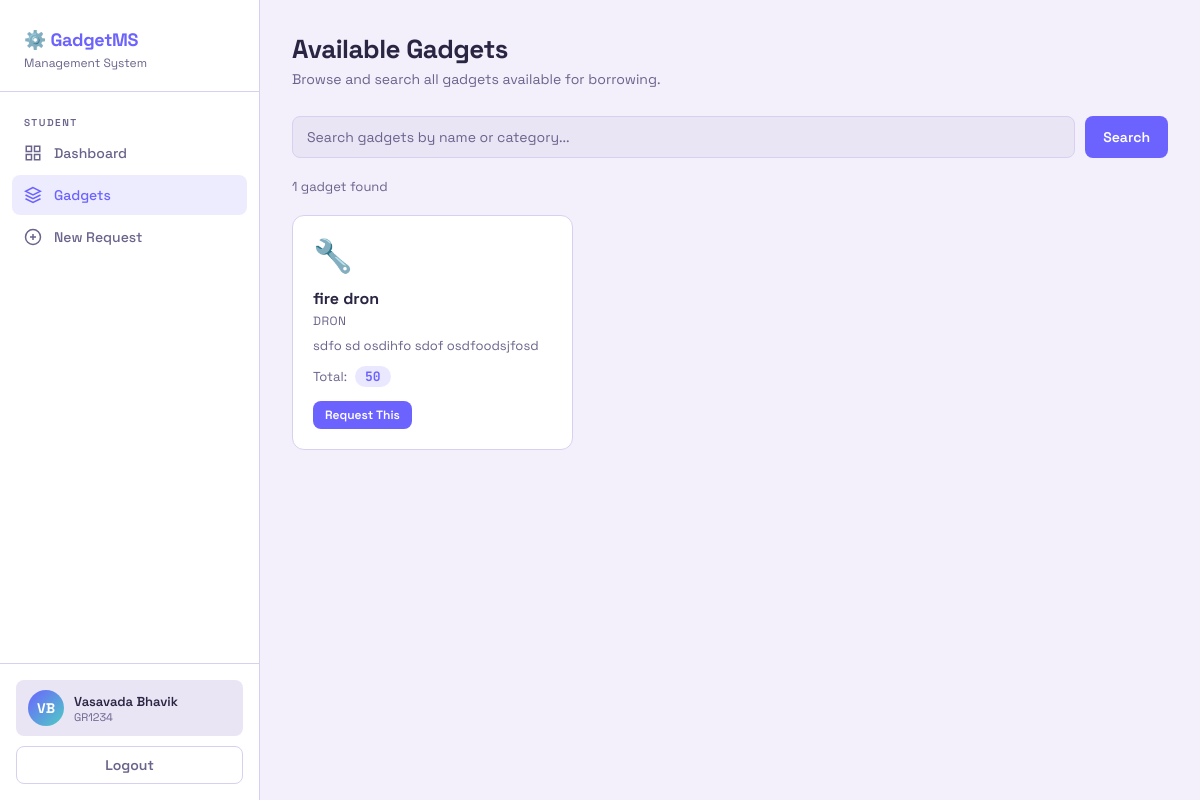
The page /gadgets/ (signed in) on the database as committed earlier.
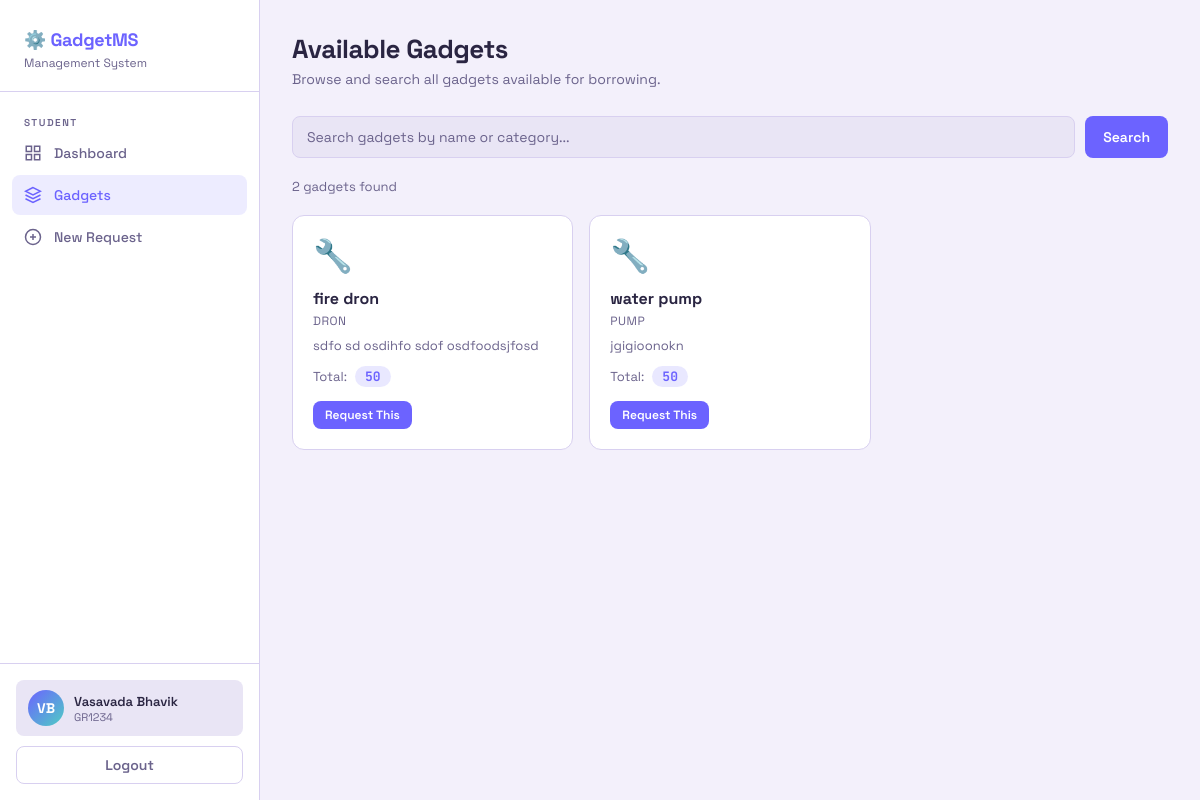
The same page on the database as committed later.
### gadgets/models.py (models this page shows, shortened)
class Gadget(models.Model):
    name = models.CharField(max_length=100)
    category = models.ForeignKey(Category, on_delete=models.SET_NULL, null=True, related_name='gadgets')
    description = models.TextField(blank=True)
    quantity = models.PositiveIntegerField(default=1)
    is_active = models.BooleanField(default=True)
    image = models.ImageField(upload_to='gadgets/', blank=True, null=True)
    created_at = models.DateTimeField(auto_now_add=True)
    updated_at = models.DateTimeField(auto_now=True)

class Category(models.Model):
    name = models.CharField(max_length=50, unique=True)
    description = models.TextField(blank=True)
    class Meta:
        verbose_name_plural = 'Categories'

### gadgets/views.py (the view)
# urls.py: path('gadgets/', views.gadgets_view, name='gadgets'),
@login_required
def gadgets_view(request):
    query = request.GET.get('q', '')
    if query:
        gadgets = Gadget.objects.filter(is_active=True).select_related('category')
        gadgets = gadgets.filter(Q(name__icontains=query) | Q(category__name__icontains=query))
    else:
        gadgets = cache.get_or_set('active_gadgets_list',
                                   Gadget.objects.filter(is_active=True).select_related('category'),
                                   300)
    return render(request, 'student/gadgets.html', {'gadgets': gadgets, 'query': query})

### templates/student/gadgets.html (shortened to what this page needs)
{% extends 'base.html' %}
{% block nav_gadgets %}active{% endblock %}
{% block content %}
<div class="page-header">
  <h1>Available Gadgets</h1>
  <p>Browse and search all gadgets available for borrowing.</p>
</div>
<form method="get" class="search-bar">
  <input type="text" name="q" class="form-control" placeholder="Search gadgets by name or category..." value="{{ query }}">
  <button type="submit" class="btn btn-primary">Search</button>
</form>
{% if gadgets %}
<p style="color:var(--text2);font-size:13px;margin-bottom:16px;">{{ gadgets.count }} gadget{{ gadgets.count|pluralize }} found</p>
<div class="gadgets-grid">
  {% for g in gadgets %}
  <div class="gadget-card">
    <div class="gadget-icon">
      {% if g.category == 'laptop' %}💻
      {% elif g.category == 'tablet' %}📱
      {% elif g.category == 'camera' %}📷
      {% elif g.category == 'projector' %}📽️
      {% elif g.category == 'calculator' %}🧮
      {% else %}🔧{% endif %}
    </div>
    <div class="gadget-name">{{ g.name }}</div>
    <div class="gadget-category">{{ g.category.name|default:"Uncategorized" }}</div>
    {% if g.description %}
    <p style="font-size:13px;color:var(--text2);margin-top:8px;">{{ g.description|truncatechars:80 }}</p>
    {% endif %}
    <div class="gadget-qty">
      Total: <span class="qty-badge">{{ g.quantity }}</span>
    </div>
    <div style="margin-top:14px;">
      <a href="{% url 'request_gadget' %}?gadget={{ g.id }}" class="btn btn-primary btn-sm">Request This</a>
    </div>
  </div>
  {% endfor %}
</div>
{% else %}
<div class="empty-state">
  <div class="icon">🔍</div>
  <p>No gadgets found{% if query %} for "{{ query }}"{% endif %}.</p>
</div>
{% endif %}
{% endblock %}

Rows that differ between the two databases and show on the page:
added Gadget: name "water pump", category.name "PUMP", description "jgigioonokn", quantity "50"
Other text that changed with them:
{{ gadgets.count }}: "1" → "2"
